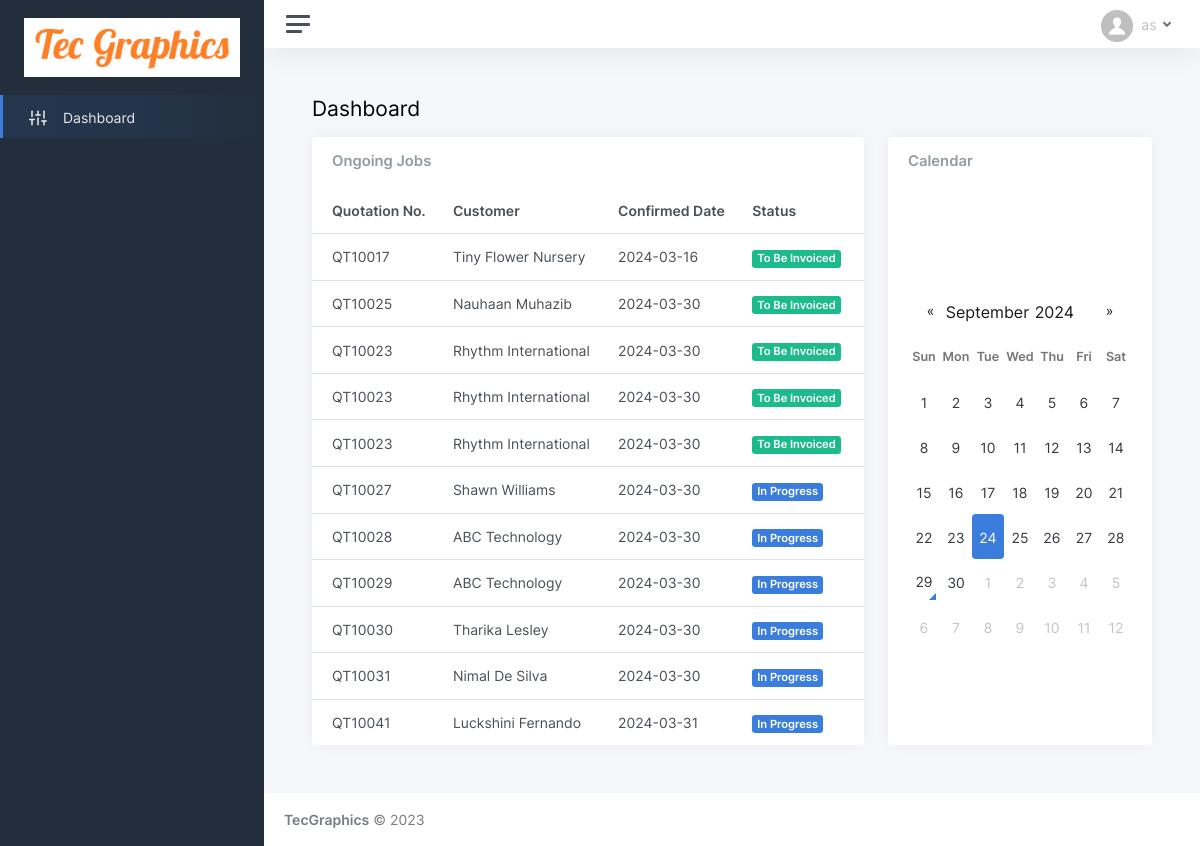
Page /dashboard.php on the committed database.
### tables this page shows
CREATE TABLE IF NOT EXISTS `customer` (
  `id` int(11) NOT NULL AUTO_INCREMENT,
  `ctype` varchar(5) NOT NULL,
  `title` int(11) NOT NULL,
  `name` varchar(75) NOT NULL,
  `last_name` varchar(50) NOT NULL,
  `mobile` varchar(20) NOT NULL,
  `phone` varchar(20) DEFAULT NULL,
  `fax` varchar(20) NOT NULL,
  `email` varchar(50) NOT NULL,
  `web` varchar(50) NOT NULL,
  `address1` varchar(75) NOT NULL,
  `address2` varchar(75) NOT NULL,
  `address3` varchar(75) NOT NULL,
  `active` varchar(5) NOT NULL DEFAULT 'yes',
  `login` varchar(5) NOT NULL DEFAULT 'no',
  `password` varchar(200) NOT NULL,
  `reg_mode` varchar(10) NOT NULL DEFAULT 'online',
  `reg_date` varchar(25) NOT NULL,
  PRIMARY KEY (`id`),
  KEY `title` (`title`)
);

### dashboard.php (the view, shortened to what this page needs)
<!DOCTYPE html>
<html lang="en">
<head>
	<?php include('header.php'); ?>
</head>
<body>
	<div class="wrapper">
	<?php include('sidebar.php'); ?>
		<div class="main">
		<?php include('topbar.php'); ?>
			<main class="content">
				<div class="container-fluid p-0">
					<h1 class="h3 mb-3">Dashboard</h1>
					<div class="row">
						<div class="col-12 col-lg-8 col-xxl-9 d-flex">
							<div class="card flex-fill">
								<div class="card-header">
									<h5 class="card-title mb-0">Ongoing Jobs</h5>
								</div>
								<table class="table table-hover my-0">
									<thead>
										<tr>
											<th>Quotation No.</th>
											<th class="d-none d-xl-table-cell">Customer</th>
											<th class="d-none d-xl-table-cell">Confirmed Date</th>
											<th>Status</th>
										</tr>
									</thead>
									<tbody>
										<?php
										$select_job = mysqli_query($con, "SELECT q.q_no, q.cus_id, q.conf_datetime, q.job_alloc, q.jobcard, jd.qty, jd.completed_qty, jd.invoiced_qty FROM quotation q, quotation_details qd, jobcard_details jd WHERE q.id = qd.quot_id AND qd.id = jd.qitm_id AND jd.qty > jd.invoiced_qty");
										while($result_job = mysqli_fetch_array($select_job)){
											$select_cus = mysqli_query($con, "SELECT name, last_name FROM customer WHERE id = '{$result_job['cus_id']}'");
											$result_cus = mysqli_fetch_array($select_cus);
											if($result_job['job_alloc'] == 'no'){
												$job_text = 'Pending';
												$job_color = 'danger';
											} else if($result_job['jobcard'] == 'no'){
												$job_text = 'Allocated';
												$job_color = 'warning';
											} else if($result_job['qty'] > $result_job['completed_qty']) {
												$job_text = 'In Progress';
												$job_color = 'primary';
											} else if($result_job['completed_qty'] > $result_job['invoiced_qty']){
												$job_text = 'To Be Invoiced';
												$job_color = 'success';
											}
										?>
										<tr>
											<td><?php echo $result_job['q_no']; ?></td>
											<td class="d-none d-xl-table-cell"><?php echo $result_cus['name'].' '.$result_cus['last_name']; ?></td>
											<td class="d-none d-xl-table-cell"><?php echo substr($result_job['conf_datetime'], 0, 10); ?></td>
											<td><span class="badge bg-<?php echo $job_color; ?>"><?php echo $job_text; ?></span></td>
										</tr>
										<?php } ?>
									</tbody>
								</table>
							</div>
						</div>
						<div class="col-12 col-md-4 col-xxl-3 d-flex order-1 order-xxl-1">
							<div class="card flex-fill">
								<div class="card-header">
									<h5 class="card-title mb-0">Calendar</h5>
								</div>
								<div class="card-body d-flex">
									<div class="align-self-center w-100">
										<div class="chart">
											<div id="datetimepicker-dashboard"></div>
										</div>
									</div>
								</div>
							</div>
						</div>
					</div>
				</div>
			</main>
			<?php include('footer.php'); ?>
		</div>
	</div>
</body>
</html>

### rows in the picture
customer: name "Tiny Flower Nursery"
customer: name "Nauhaan", last_name "Muhazib"
customer: name "Rhythm International"
customer: name "Shawn", last_name "Williams"
customer: name "ABC Technology"
customer: name "Tharika", last_name "Lesley"
customer: name "Nimal", last_name "De Silva"
customer: name "Luckshini", last_name "Fernando"

### other values in the picture
$result_job['q_no'] "QT10017"
substr($result_job['conf_datetime'], 0, 10) "2024-03-16"
$job_text "To Be Invoiced"
$result_job['q_no'] "QT10025"
substr($result_job['conf_datetime'], 0, 10) "2024-03-30"
$result_job['q_no'] "QT10023"
$result_job['q_no'] "QT10027"
$job_text "In Progress"
$result_job['q_no'] "QT10028"
$result_job['q_no'] "QT10029"
$result_job['q_no'] "QT10030"
$result_job['q_no'] "QT10031"
$result_job['q_no'] "QT10041"
substr($result_job['conf_datetime'], 0, 10) "2024-03-31"
